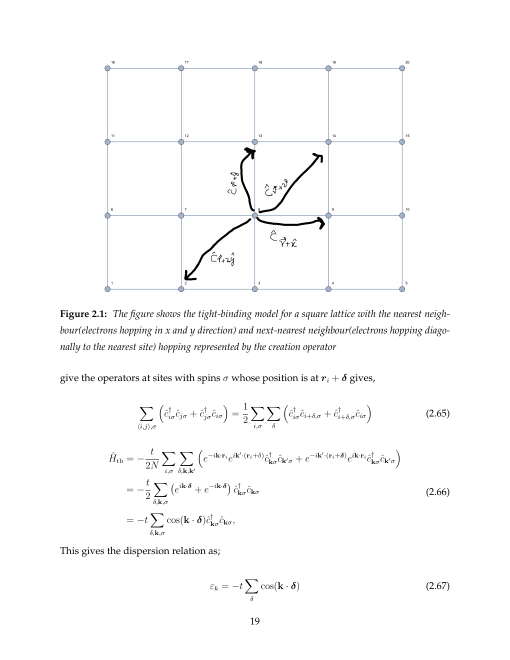
#> input picture reference_pages/thesis_p019.png, 1020 x 1320 px (shown at 1/2 size); its folder holds 4 pictures in this run
$ python extract_diagrams.py
#> lines starting #> are read from the running program, lines starting #| are printed output that depends on the picture
"""Extract only existing diagram rectangles, keeping every plot pixel intact.

The input PNGs are preserved page renders. No rescaling, filtering, recolouring,
annotations or numerical regeneration is applied to the diagram regions.
"""
from pathlib import Path
import json
import hashlib
from PIL import Image

ROOT = Path(__file__).resolve().parents[1]
# (asset name, printed source page, rectangle: left, top, right, bottom)
REGIONS = [
 ('lattice_connections',19,(195,110,825,600)),
 ('spectrum_zero_pairing',32,(190,115,835,562)),
 ('ldos_central_peak',33,(150,345,875,815)),
 ('spectrum_gap',34,(150,195,875,695)),
 ('ldos_gap',35,(150,110,875,575)),
 ('spectrum_in_gap',36,(155,390,875,889)),
 ('pairing_line_profile',37,(155,190,875,650)),
 ('pairing_map_smooth',38,(230,110,800,675)),
 ('pairing_surface_smooth',38,(240,790,785,1080)),
 ('ldos_two_inner_peaks',39,(190,110,830,525)),
 ('pairing_profiles_impurity',40,(120,278,900,476)),
 ('spectrum_scalar_a',41,(195,115,835,560)),
 ('ldos_scalar_weak',41,(270,645,755,963)),
 ('ldos_scalar_strong',42,(270,110,755,425)),
 ('ldos_scalar_middle',42,(235,575,795,935)),
 ('pairing_surface_scalar_a',43,(190,110,835,567)),
 ('spectrum_magnetic_a',43,(235,660,790,1045)),
 ('ldos_magnetic_weak',44,(270,110,755,430)),
 ('ldos_magnetic_middle',44,(230,580,795,1000)),
 ('ldos_magnetic_strong',45,(270,110,755,400)),
 ('spectrum_central_state',47,(235,115,795,507)),
 ('pairing_map_structured',48,(270,112,750,598)),
 ('pairing_surface_structured',48,(240,710,785,986)),
 ('spectrum_scalar_b',49,(235,115,795,507)),
 ('pairing_map_scalar_weak',49,(350,590,675,920)),
 ('pairing_map_scalar_strong',50,(350,112,675,440)),
 ('pairing_surface_scalar_b',50,(305,585,715,852)),
 ('spectrum_magnetic_b',51,(195,125,835,565)),
 ('pairing_surface_magnetic',51,(185,690,840,1110)),
 ('pairing_map_magnetic',52,(350,425,675,753)),
]


def main():
    target = ROOT/'diagrams'
    target.mkdir(exist_ok=True)
    records=[]
    for name,page,rectangle in REGIONS:
        source=ROOT/'reference_pages'/f'thesis_p{page:03d}.png'
        output=target/f'{name}.png'
        with Image.open(source) as original:
#> original is the input picture: PIL image 1020x1320 RGB; mean R, G, B 250.6, 250.7, 250.8
            original.crop(rectangle).save(output)
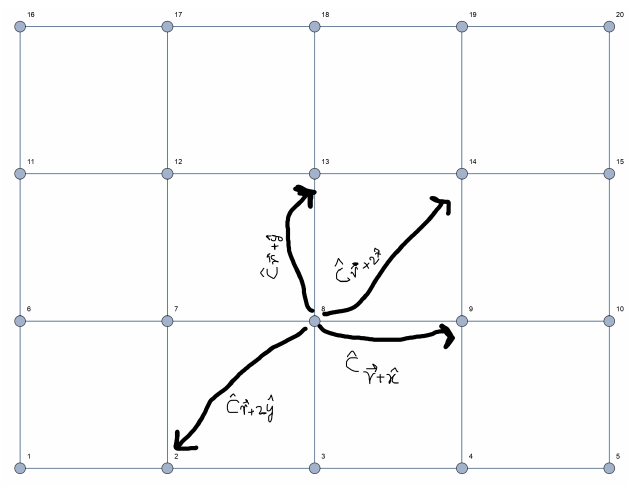
#> saved as lattice_connections.png: PIL image 630x490 RGB; mean R, G, B 247.9, 248.3, 248.8
        records.append({'path':str(output.relative_to(ROOT)),
                        'source':str(source.relative_to(ROOT)),
                        'rectangle':list(rectangle),
                        'sha256':hashlib.sha256(output.read_bytes()).hexdigest()})
    (target/'manifest.json').write_text(json.dumps(records,indent=2)+'\n')
    print('Extracted',len(records),'diagram regions without changing plot pixels.')


if __name__ == '__main__':
#> (the run stopped early here; a loop or call above may not have finished)
